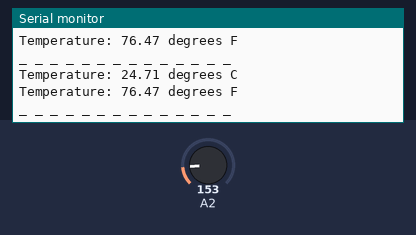
The sketch below on a simulated Arduino Uno, built with avr-gcc and run on an emulated ATmega328P. Shown: the last lines printed to the serial monitor. Inputs (shaded band) come from the test bench; at power-on: A2 = 153.

Above: at 1.8 s.
1.9 s: A2 set to 165
At 2.9 s:
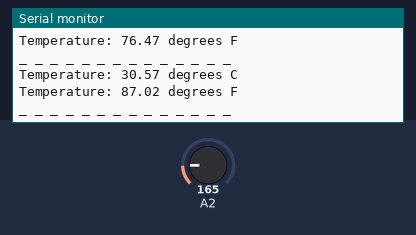
3.4 s: A2 set to 175
At 5.0 s:
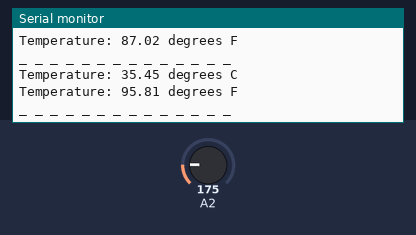
Timing chart, 0 to 6.5 s (numbered marks = the images above; inputs shaded):
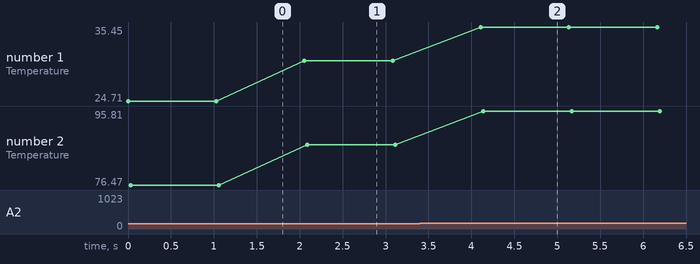

The sketch:

TMP36_Sensor.pde
```cpp
/*
example 2.1 – digital thermometer
Created 14/04/2010 —  By John Boxall — http://tronixstuff.wordpress.com —  CC by-sa v3.0
Uses an Analog Devices TMP36 temperature sensor to measure temperature and output values to the serial connection
Pin 1 of TMP36 to Arduino 5V power socket
Pin 2 of TMP36 to Arduino analog 0 socket
Pin 3 of TMP36 to Arduino GND socket
*/
void setup()
{
Serial.begin(9600);   // activate the serial output connection
}
float voltage = 0; // setup some variables
float sensor = 0;
float celsius = 0;
float fahrenheit = 0;

void loop()
{              // let’s get measurin’
sensor = analogRead(2);
voltage = (sensor*5000)/1024; // convert raw sensor value to millivolts
voltage = voltage-500;        // remove voltage offset
celsius = voltage/10;         // convert millivolts to Celsius
fahrenheit = ((celsius * 1.8)+32); // convert celsius to fahrenheit
Serial.print("Temperature: ");
Serial.print(celsius,2);
Serial.println(" degrees C");
Serial.print("Temperature: ");
Serial.print(fahrenheit,2);
Serial.println(" degrees F");
Serial.println("_ _ _ _ _ _ _ _ _ _ _ _ _ _  ");
delay (1000); // wait a second, otherwise the serial monitor box will be too difficult to read
}
```

Measured:
- after the input at 1.9 s, the serial monitor: prints a new line after 0.15 s (image 1)
- after the input at 3.4 s, the serial monitor: prints a new line after 0.71 s (image 2)
- plotted number 1: 24.71 → 30.57 after the input at 1.9 s, 30.57 → 35.45 after the input at 3.4 s
- plotted number 2: 76.47 → 87.02 after the input at 1.9 s, 87.02 → 95.81 after the input at 3.4 s
